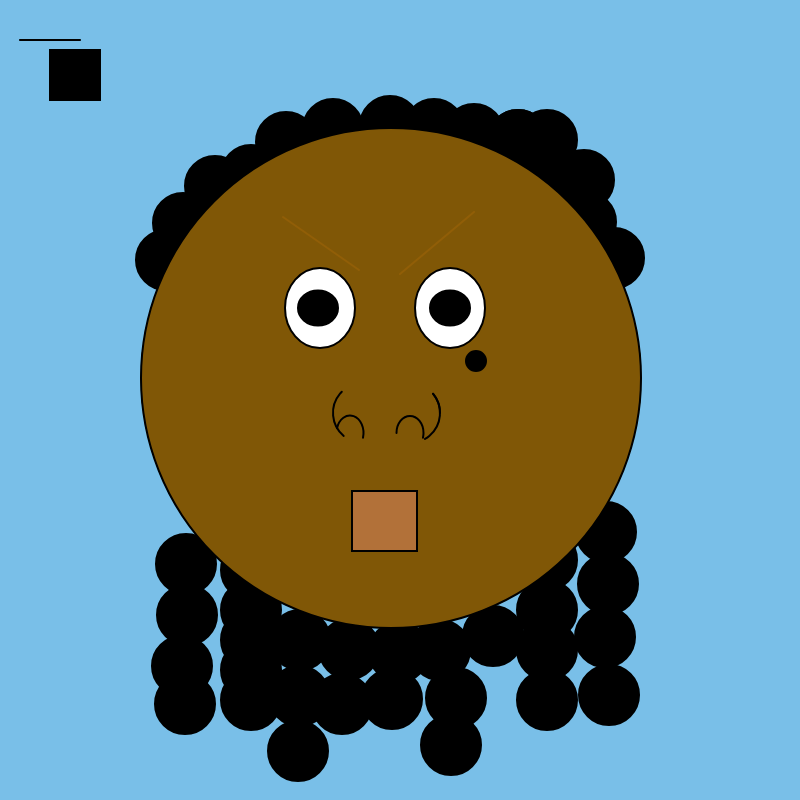
Frame 1 (no input)
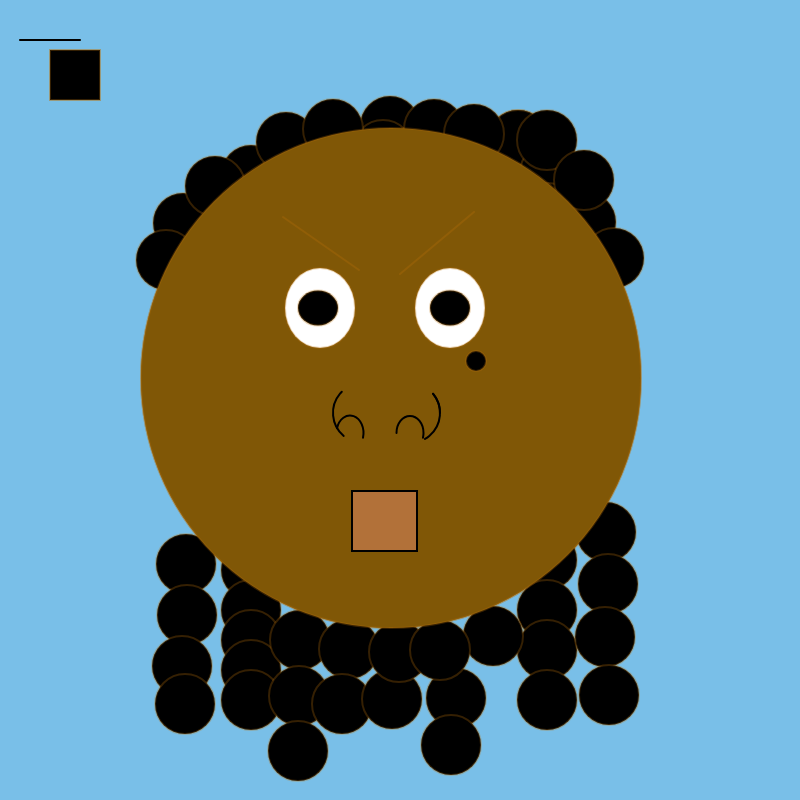
Frame 60 (no input)
Frame 120 (the mouse pressed at the canvas centre since frame 60): identical to frame 60, image omitted

The p5.js sketch that drew these frames (run headless with seeded random() and noise() and a simulated clock; from frame 60 on, the mouse is pressed at the canvas centre):

// p5.js sketch
// ── sketch.js
function setup() {
  // put setup code here
createCanvas(800,800);
ellipseMode(CENTER);
}

function draw() {
  // put stuff you always want to be in here
background(121,191,232);

//  if (mouseIsPressed) {
    //this is the ;pressed'state
    //head
        rect(50, 50, 50, 50);
        fill(128,87,6);
        ellipse(391,378,500,500);


    //eyes
       fill("white")
       ellipse(320,308,70,80);
       fill("white")
       ellipse(450,308,70,80);



    //pupills
        fill("black")
        ellipse(318,308,40,35);
        fill("black");
        ellipse(450,308,40,35);




    //nose
        noFill();
        arc(363,413 , 60, 60, radians(130), radians(225));
        line(20, 40, 80, 40);
        strokeWeight(2); // Beastly
        arc(410,413 , 60, 60, radians(-40), radians(60));
        arc(350,433, 27,35, radians(200), radians(380));
        arc(410,433, 27,34, radians(180), radians(380));
        arc(410,413 , 60, 60, radians(320), radians(00));



    //tongue
        fill("red")





        //hair
          fill(0);
           ellipse(518,140,60,60);
           ellipse(518,140,60,60);
           ellipse(550,173,60,60);
           ellipse(547,213,60,60);
           ellipse(547,250,60,60);
           ellipse(547,270,60,60);
           ellipse(547,300,60,60);
           ellipse(547,330,60,60);
           ellipse(547,360,60,60);
           ellipse(547,390,60,60);
           ellipse(547,420,60,60);
           ellipse(547,460,60,60);
           ellipse(547,490,60,60);
           ellipse(547,520,60,60);
           ellipse(547,560,60,60);
           ellipse(547,610,60,60);
           ellipse(547,650,60,60);
           ellipse(547,700,60,60);
           ellipse(547,140,60,60);

    //second loc
    fill("black")
           ellipse(390,126,60,60);
           ellipse(383,150,60,60);
           ellipse(383,200,60,60);
           ellipse(383,230,60,60);
           ellipse(383,270,60,60);

    //first loc
    fill("black")
           ellipse(251,175,60,60);
           ellipse(251,210,60,60);
           ellipse(251,250,60,60);
           ellipse(251,300,60,60);
           ellipse(251,330,60,60);
           ellipse(251,370,60,60);
           ellipse(251,410,60,60);
           ellipse(251,430,60,60);
           ellipse(251,470,60,60);
           ellipse(251,510,60,60);
           ellipse(251,540,60,60);
           ellipse(251,570,60,60);
           ellipse(251,610,60,60);
           ellipse(251,640,60,60);
           ellipse(251,670,60,60);
           ellipse(251,700,60,60);



           ellipse(183,223,60,60);
           ellipse(215,186,60,60);
           ellipse(286,142,60,60);
           ellipse(333,129,60,60);
           ellipse(434,129,60,60);
           ellipse(474,134,60,60);
           ellipse(586,222,60,60);
           ellipse(584,180,60,60);
           ellipse(614,258,60,60);
           ellipse(166,260,60,60);
           ellipse(186,564,60,60);
           ellipse(300,640,60,60);
           ellipse(299,696,60,60);
           ellipse(298,751,60,60);
          ellipse(349,649,60,60);
          ellipse(342,704,60,60);
          ellipse(392,699,60,60);
          ellipse(456,698,60,60);
          ellipse(451,745,60,60);
ellipse(399,652,60,60);
ellipse(606,532,60,60);
ellipse(493,636,60,60);
ellipse(440,650,60,60);
ellipse(187,615,60,60);
ellipse(182,666,60,60);
ellipse(185,704,60,60);
ellipse(608,584,60,60);
ellipse(605,637,60,60);
ellipse(609,695,60,60);



// non-pressed state
//head
    rect(50, 50, 50, 50);
    fill(128,87,6);
    ellipse(391,378,500,500);









//eyes
   fill("white")
   ellipse(320,308,70,80);
   fill("white")
   ellipse(450,308,70,80);



//pupills
    fill("black")
    ellipse(318,308,40,35);
    fill("black");
    ellipse(450,308,40,35);


//mole
fill("black")
circle(476,361, 20);

//nose
    noFill();
    stroke("black")
    arc(363,413 , 60, 60, radians(130), radians(225));
    line(20, 40, 80, 40);
    strokeWeight(2); // Beastly
    stroke("black")
    arc(410,413 , 60, 60, radians(-40), radians(60));
    arc(350,433, 27,35, radians(200), radians(380));
    arc(410,433, 27,34, radians(180), radians(380));
    arc(410,413 , 60, 60, radians(320), radians(00));

fill(255,153,135,100);
rect(352, 491, 65, 60);






    //eyebrows
    stroke(186,112,13,73)
    line(283,217,359,270);
    line(400,274,474,212);

}





function mousePressed() {

console.log(mouseX + ","+ mouseY);
}
